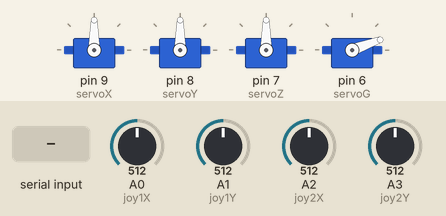
Simulated run of this sketch. Board: Arduino Uno, built with avr-gcc and run on an emulated ATmega328P. Shown: 4 × servo. The test bench sets the inputs (shaded band); at power-on: A0 (joy1X) = 512, A1 (joy1Y) = 512, A3 (joy2Y) = 512, A2 (joy2X) = 512. What the sketch prints to the serial monitor is not drawn.

Above: at 1.8 s.
1.9 s: "A\n" received over Serial
At 2.55 s:
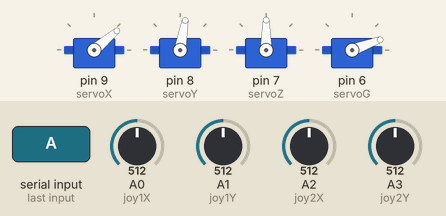
4.9 s: A0 (joy1X) set to 539
7.9 s: A0 (joy1X) set to 571
At 10.3 s:
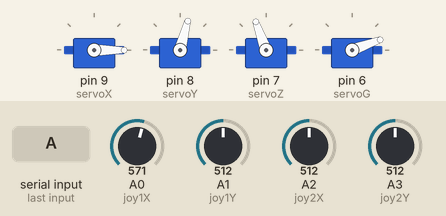
10.9 s: A1 (joy1Y) set to 538
12.4 s: A1 (joy1Y) set to 567
At 13.8 s:
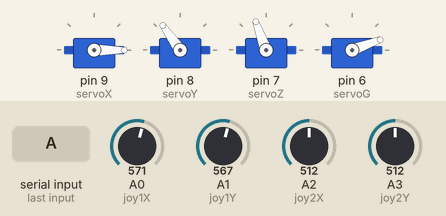
14.4 s: A3 (joy2Y) set to 535
15.9 s: A3 (joy2Y) set to 563
At 17.1 s:
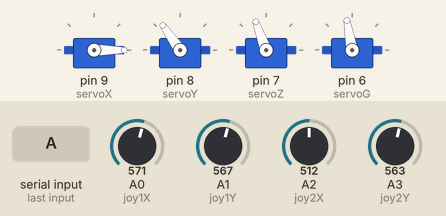
Timing chart, 0 to 18.9 s (numbered marks = the images above; inputs shaded):
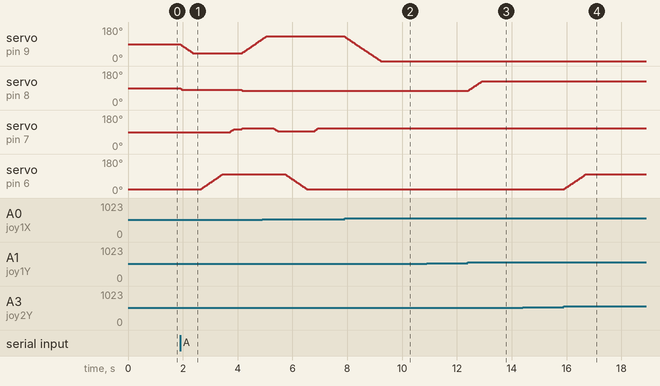

The sketch:

mission2.ino
```cpp
#include <Servo.h>
Servo servoX;   //X：底座旋转舵机
Servo servoY;   //Y：后臂舵机
Servo servoZ;   //Z：前臂舵机
Servo servoG;   //G：夹爪舵机

/* ====================== 任务一：引脚与限位 ====================== */

const int joy1X = A0;
const int joy1Y = A1;
const int joy2X = A2;
const int joy2Y = A3;    // A3 控制夹爪；任务一开关量控制只用到 X/Y/Z 三轴

// 舵机限位（按实物标定，单位：度）
const int X_MIN = 0,  X_MAX = 180;
const int Y_MIN = 45, Y_MAX = 125;
const int Z_MIN = 60, Z_MAX = 130;
const int G_OPEN  = 20;
const int G_CLOSE = 100;

// 上电初始姿态，也是回中目标
const int HOME_X = 90;
const int HOME_Y = 90;
const int HOME_Z = 90;
const int HOME_G = G_OPEN;

// 关节当前角度
int angX = 90, angY = 90, angZ = 90, angG = G_OPEN;
int lastX = 90, lastY = 90, lastZ = 90, lastG = G_OPEN;

int speedStep = 2;       // 摇杆每周期角度变化步长，H/L 指令修改

// 限幅
int constrainAngle(int val, int minA, int maxA)
{
  if(val < minA) return minA;
  if(val > maxA) return maxA;
  return val;
}

// 摇杆实时控制：三轴跟随 + A3 控制夹爪
void joystickControl()
{
  int j1x = analogRead(joy1X);
  int j1y = analogRead(joy1Y);
  int j2x = analogRead(joy2X);
  int j2Y = analogRead(joy2Y);
  const int deadZone = 40;      // 摇杆中值 512，±40 内视为不动

  if(abs(j1x - 512) > deadZone)
  {
    if(j1x > 512) angX -= speedStep;
    else          angX += speedStep;
  }
  angX = constrainAngle(angX, X_MIN, X_MAX);

  if(abs(j1y - 512) > deadZone)
  {
    if(j1y > 512) angY += speedStep;
    else          angY -= speedStep;
  }
  angY = constrainAngle(angY, Y_MIN, Y_MAX);

  if(abs(j2x - 512) > deadZone)
  {
    if(j2x > 512) angZ += speedStep;
    else          angZ -= speedStep;
  }
  angZ = constrainAngle(angZ, Z_MIN, Z_MAX);

  if(abs(j2Y - 512) > deadZone)
  {
    if(j2Y > 512) angG += speedStep;
    else          angG -= speedStep;
  }
  angG = constrainAngle(angG, G_OPEN, G_CLOSE);

  // 有变化才写，避免高频重发相同角度
  if(angX != lastX){ servoX.write(angX); lastX = angX; }
  if(angY != lastY){ servoY.write(angY); lastY = angY; }
  if(angZ != lastZ){ servoZ.write(angZ); lastZ = angZ; }
  if(angG != lastG){ servoG.write(angG); lastG = angG; }
}

/* ====================== 非阻塞移动 ======================
 * moveToStart() 设定目标后立即返回，moveUpdate() 每周期走一小步。
 * 不能用阻塞式 for+delay 实现：一次搬运要移动七段，阻塞期间
 * 串口收不到指令，M 回中按不动。
 * ======================================================= */

const int STEP_DEG  = 2;     // 每周期步进角度，2 度配合 20ms 周期 ≈ 100°/s
const int ARRIVE_MS = 250;   // 到位后保持时间，等舵机真正停稳再走下一步

int goalX = -1, goalY = -1, goalZ = -1, goalG = -1;
bool isMoving = false;
unsigned long arriveAt = 0;

// 设定目标并开始移动；g 传 -1 表示夹爪保持不动
void moveToStart(int x, int y, int z, int g)
{
  goalX = constrainAngle(x, X_MIN, X_MAX);
  goalY = constrainAngle(y, Y_MIN, Y_MAX);
  goalZ = constrainAngle(z, Z_MIN, Z_MAX);
  if(g >= 0) goalG = constrainAngle(g, G_OPEN, G_CLOSE);
  else       goalG = angG;

  isMoving = true;
  arriveAt = 0;
}

// 每周期调用；返回 true 表示已到位且保持时间已满
bool moveUpdate()
{
  if(!isMoving) return true;

  int dX = goalX - angX;
  int dY = goalY - angY;
  int dZ = goalZ - angZ;
  int dG = goalG - angG;

  // 四轴同时步进，距离长的后到
  if(dX >  STEP_DEG) angX += STEP_DEG;
  else if(dX < -STEP_DEG) angX -= STEP_DEG;
  else angX = goalX;

  if(dY >  STEP_DEG) angY += STEP_DEG;
  else if(dY < -STEP_DEG) angY -= STEP_DEG;
  else angY = goalY;

  if(dZ >  STEP_DEG) angZ += STEP_DEG;
  else if(dZ < -STEP_DEG) angZ -= STEP_DEG;
  else angZ = goalZ;

  if(dG >  STEP_DEG) angG += STEP_DEG;
  else if(dG < -STEP_DEG) angG -= STEP_DEG;
  else angG = goalG;

  if(angX != lastX){ servoX.write(angX); lastX = angX; }
  if(angY != lastY){ servoY.write(angY); lastY = angY; }
  if(angZ != lastZ){ servoZ.write(angZ); lastZ = angZ; }
  if(angG != lastG){ servoG.write(angG); lastG = angG; }

  if(angX == goalX && angY == goalY && angZ == goalZ && angG == goalG)
  {
    if(arriveAt == 0) arriveAt = millis();
    if(millis() - arriveAt >= ARRIVE_MS)
    {
      isMoving = false;
      return true;
    }
  }
  return false;
}

/* ====================== 任务二：A / B / C 搬运 ======================
 * 点位表：抓取点与放置点各三个角度（X 底座 / Y 后臂 / Z 前臂，Z 越大夹爪越低）
 *
 * ⚠ C 点 Y 若小于 Y_MIN 会被限位夹住，标定值失效。
 *   原代码 C 点 Y=30 < Y_MIN=45，这里暂改 50；实物确实需要 30 就先放宽 Y_MIN。
 * ==================================================================== */

const int A_GRAB_X = 40,  A_GRAB_Y = 80,  A_GRAB_Z = 90;
const int A_PUT_X  = 130, A_PUT_Y  = 75,  A_PUT_Z  = 95;
const int B_GRAB_X = 60,  B_GRAB_Y = 85,  B_GRAB_Z = 88;
const int B_PUT_X  = 20,  B_PUT_Y  = 82,  B_PUT_Z  = 92;
const int C_GRAB_X = 50,  C_GRAB_Y = 50,  C_GRAB_Z = 100;
const int C_PUT_X  = 110, C_PUT_Y  = 55,  C_PUT_Z  = 100;

// 平移时的抬臂偏置，加到 Z 上（Z 越大越抬不起来，故加正值即抬臂）
// Z + LIFT 超过 Z_MAX 会被限位夹住，失去抬高效果
const int LIFT = 15;

// 动作基元：A/B/C 流程相同，只是点位不同
enum StepKind : uint8_t {
  ST_GRAB_POINT_OPEN,    // 到抓取点，爪张开
  ST_GRAB_POINT_CLOSE,   // 停在抓取点，爪闭合
  ST_GRAB_UP,            // 抬起离开台面
  ST_PUT_UP,             // 平移到放置点上方
  ST_PUT_DOWN,           // 下降到放置点
  ST_PUT_OPEN,           // 停在放置点，爪张开
  ST_PUT_RETREAT         // 抬起离开
};

const uint8_t STEP_LIST[] = {
  ST_GRAB_POINT_OPEN, ST_GRAB_POINT_CLOSE, ST_GRAB_UP,
  ST_PUT_UP, ST_PUT_DOWN, ST_PUT_OPEN, ST_PUT_RETREAT
};
const uint8_t STEP_COUNT = sizeof(STEP_LIST) / sizeof(STEP_LIST[0]);

bool seqRunning  = false;
uint8_t seqObj   = 0;    // 0=A 1=B 2=C
uint8_t seqIndex = 0;

// 把第 i 步翻译成四轴目标并启动移动
void seqStartStep(uint8_t i)
{
  int gx, gy, gz, px, py, pz;

  if(seqObj == 0)      { gx = A_GRAB_X; gy = A_GRAB_Y; gz = A_GRAB_Z;
                       px = A_PUT_X;  py = A_PUT_Y;  pz = A_PUT_Z; }
  else if(seqObj == 1) { gx = B_GRAB_X; gy = B_GRAB_Y; gz = B_GRAB_Z;
                         px = B_PUT_X;  py = B_PUT_Y;  pz = B_PUT_Z; }
  else                 { gx = C_GRAB_X; gy = C_GRAB_Y; gz = C_GRAB_Z;
                         px = C_PUT_X;  py = C_PUT_Y;  pz = C_PUT_Z; }

  switch(STEP_LIST[i])
  {
    case ST_GRAB_POINT_OPEN:  moveToStart(gx, gy, gz, G_OPEN);        break;
    case ST_GRAB_POINT_CLOSE: moveToStart(gx, gy, gz, G_CLOSE);       break;
    case ST_GRAB_UP:          moveToStart(gx, gy, gz + LIFT, G_CLOSE);break;
    case ST_PUT_UP:           moveToStart(px, py, pz + LIFT, G_CLOSE);break;
    case ST_PUT_DOWN:         moveToStart(px, py, pz, G_CLOSE);       break;
    case ST_PUT_OPEN:         moveToStart(px, py, pz, G_OPEN);        break;
    case ST_PUT_RETREAT:      moveToStart(px, py, pz + LIFT, G_OPEN); break;
  }
}

// 启动一次搬运。obj：0=A 1=B 2=C
void runTask2(uint8_t obj)
{
  if(seqRunning)
  {
    Serial.println("→ 正在搬运中，先按 M 回中止");
    return;
  }

  seqObj     = obj;
  seqIndex   = 0;
  seqRunning = true;

  Serial.print("==== 开始夹取 ");
  Serial.print(obj == 0 ? "A" : (obj == 1) ? "B" : "C");
  Serial.println(" 物体 ====");

  seqStartStep(0);
}

// 任务二推进，每周期调用一次
void seqUpdate()
{
  if(!seqRunning) return;
  if(!moveUpdate()) return;

  seqIndex++;
  if(seqIndex >= STEP_COUNT)
  {
    seqRunning = false;
    Serial.print("==== ");
    Serial.print(seqObj == 0 ? "A" : (seqObj == 1) ? "B" : "C");
    Serial.println(" 搬运完成 ====");
    return;
  }
  seqStartStep(seqIndex);
}

// 回中；同时中断正在进行的搬运
void goHome()
{
  Serial.println("→ 回中");
  seqRunning = false;
  moveToStart(HOME_X, HOME_Y, HOME_Z, HOME_G);
}

/* ====================== 串口指令解析 ====================== */

void printHelp()
{
  Serial.println("O 开爪  S 关爪  H 提速  L 降速");
  Serial.println("x90,y80,z70  同步设角度");
  Serial.println("A / B / C    自动夹取搬运（任务二）");
  Serial.println("T40,80,90  平滑移动   M 回中   Q 状态   ? 帮助");
}

void printStatus()
{
  Serial.print("状态：");
  if(seqRunning)    Serial.print("搬运中");
  else if(isMoving) Serial.print("移动中");
  else              Serial.print("待机");
  Serial.print("  步长："); Serial.print(speedStep);
  Serial.print("  X:"); Serial.print(angX);
  Serial.print(" Y:");    Serial.print(angY);
  Serial.print(" Z:");    Serial.print(angZ);
  Serial.print(" G:");    Serial.println(angG);
}

void serialCommandParse()
{
  if(!Serial.available()) return;
  String buf = Serial.readStringUntil('\n');
  buf.trim();
  buf.toUpperCase();

  Serial.print("收到指令：");
  Serial.println(buf);

  // 任务一单字符
  if(buf == "O"){ angG = G_OPEN;  servoG.write(angG); lastG = angG; Serial.println("→爪子张开"); return; }
  if(buf == "S"){ angG = G_CLOSE; servoG.write(angG); lastG = angG; Serial.println("→爪子闭合"); return; }
  if(buf == "H"){ speedStep++; if(speedStep>8)speedStep=8; Serial.print("→提速，步长："); Serial.println(speedStep); return; }
  if(buf == "L"){ speedStep--; if(speedStep<1)speedStep=1; Serial.print("→降速，步长："); Serial.println(speedStep); return; }

  // M 回中是软急停，必须放在忙碌判断之前
  if(buf == "M"){ goHome(); return; }
  if(buf == "Q"){ printStatus(); return; }
  if(buf == "?"){ printHelp();   return; }

  if(seqRunning || isMoving)
  {
    Serial.println("→ 忙碌中（按 M 可立即中止）");
    return;
  }

  // 任务二
  if(buf == "A"){ runTask2(0); return; }
  if(buf == "B"){ runTask2(1); return; }
  if(buf == "C"){ runTask2(2); return; }

  // 任务一：多舵机协同
  if(buf.startsWith("X"))
  {
    int idxY = buf.indexOf(",Y");
    int idxZ = buf.indexOf(",Z");
    if(idxY == -1 || idxZ == -1){
      Serial.println("指令格式错误，示例 x90,y80,z90");
      return;
    }
    int setX = buf.substring(1, idxY).toInt();
    int setY = buf.substring(idxY+2, idxZ).toInt();
    int setZ = buf.substring(idxZ+2).toInt();

    setX = constrainAngle(setX, X_MIN, X_MAX);
    setY = constrainAngle(setY, Y_MIN, Y_MAX);
    setZ = constrainAngle(setZ, Z_MIN, Z_MAX);

    servoX.write(setX); servoY.write(setY); servoZ.write(setZ);
    angX=setX; angY=setY; angZ=setZ;
    lastX=setX; lastY=setY; lastZ=setZ;

    Serial.print("→同步设置 X:"); Serial.print(setX);
    Serial.print(" Y:"); Serial.print(setY);
    Serial.print(" Z:"); Serial.println(setZ);
    return;
  }

  // 标定用：平滑移动到指定位姿
  if(buf.startsWith("T"))
  {
    int idx1 = buf.indexOf(",");
    int idx2 = buf.indexOf(",", idx1+1);
    if(idx1 == -1 || idx2 == -1){
      Serial.println("格式错误，示例 T40,80,90");
      return;
    }
    int tx = buf.substring(1, idx1).toInt();
    int ty = buf.substring(idx1+1, idx2).toInt();
    int tz = buf.substring(idx2+1).toInt();
    moveToStart(tx, ty, tz, -1);
    Serial.println("→ 平滑移动中");
    return;
  }

  Serial.println("→ 未知指令，发 ? 看帮助");
}

/* ====================== setup / loop ====================== */

void setup()
{
  Serial.begin(9600);
  servoX.attach(9);
  servoY.attach(8);
  servoZ.attach(7);
  servoG.attach(6);

  servoX.write(angX);
  servoY.write(angY);
  servoZ.write(angZ);
  servoG.write(angG);
  delay(500);

  Serial.println("MeArm 任务一 + 任务二 就绪");
  printHelp();
}

void loop()
{
  serialCommandParse();                 // 先收串口，保证 M 急停最及时

  if(seqRunning) seqUpdate();
  else           moveUpdate();

  if(!seqRunning && !isMoving)          // 待机时才响应摇杆
    joystickControl();

  delay(20);
}
```

Measured:
- the behaviour switches between 552 and 553 on A0 (joy1X) (found by bisection; images 1 and 2)
- the behaviour switches between 552 and 553 on A1 (joy1Y) (found by bisection; images 2 and 3)
- the behaviour switches between 552 and 553 on A3 (joy2Y) (found by bisection; images 3 and 4)
- after the input at 1.9 s, servo on pin 8 (servoY): 90° → 80° at once, → 75° 2.3 s later; servo on pin 7 (servoZ): moves from 90° to 110° over 0.46 s, starting after 1.8 s; servo on pin 6 (servoG): moves from 20° to 100° over 0.78 s, starting after 0.77 s
- after the input at 7.9 s, servo on pin 9 (servoX): moves from 130° to 0° over 1.3 s, starting at once
- after the input at 10.9 s, every drawn part: stays the same
- after the input at 12.4 s, servo on pin 8 (servoY): moves from 75° to 125° over 0.49 s, starting at once
- after the input at 14.4 s, every drawn part: stays the same
- after the input at 15.9 s, servo on pin 6 (servoG): moves from 20° to 100° over 0.80 s, starting at once
